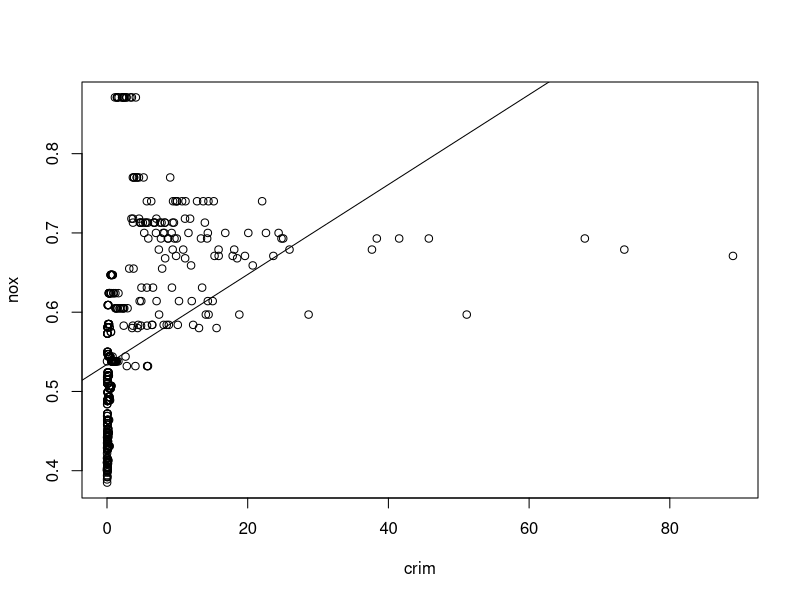
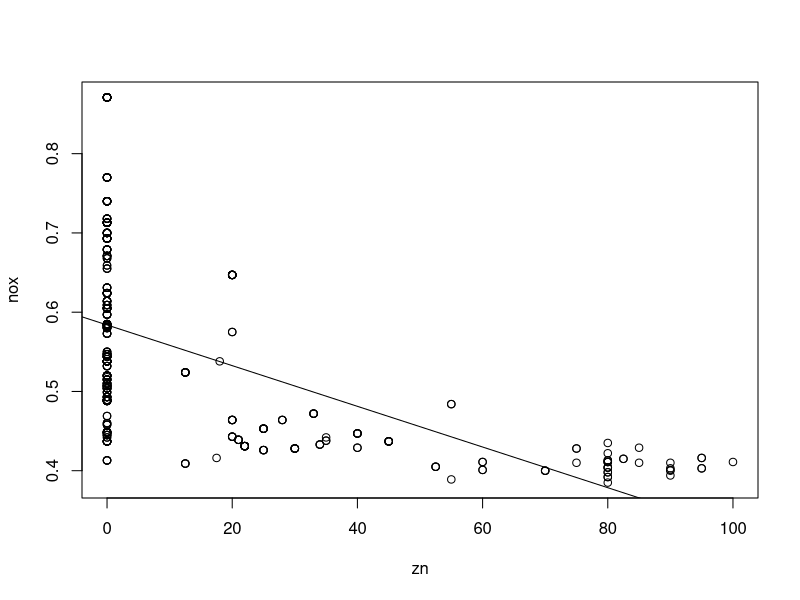
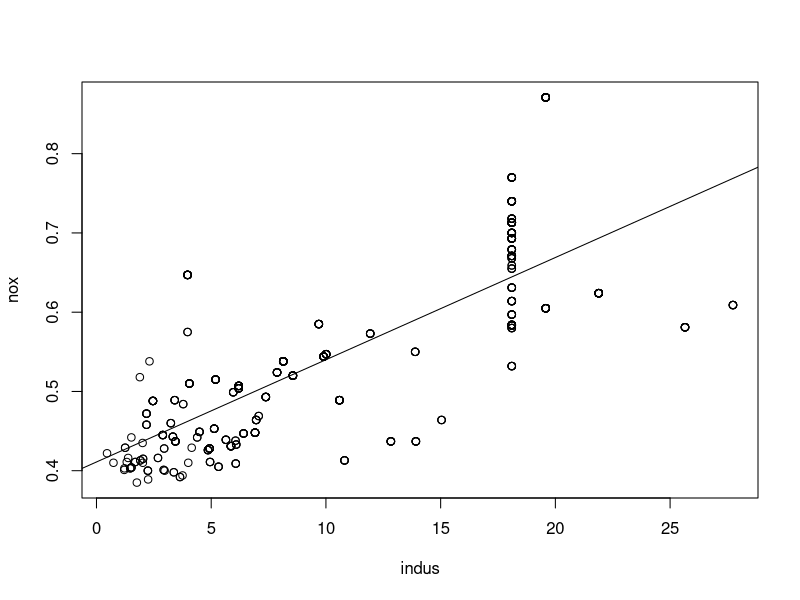
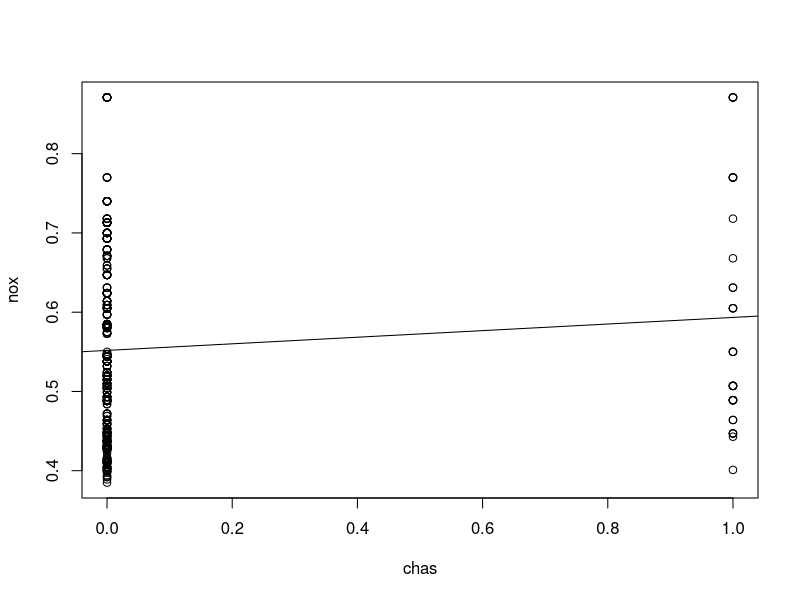
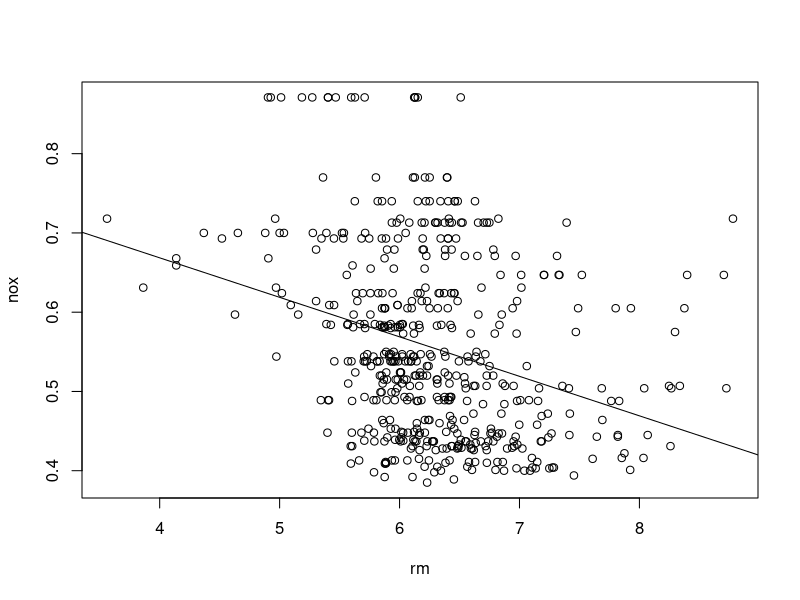
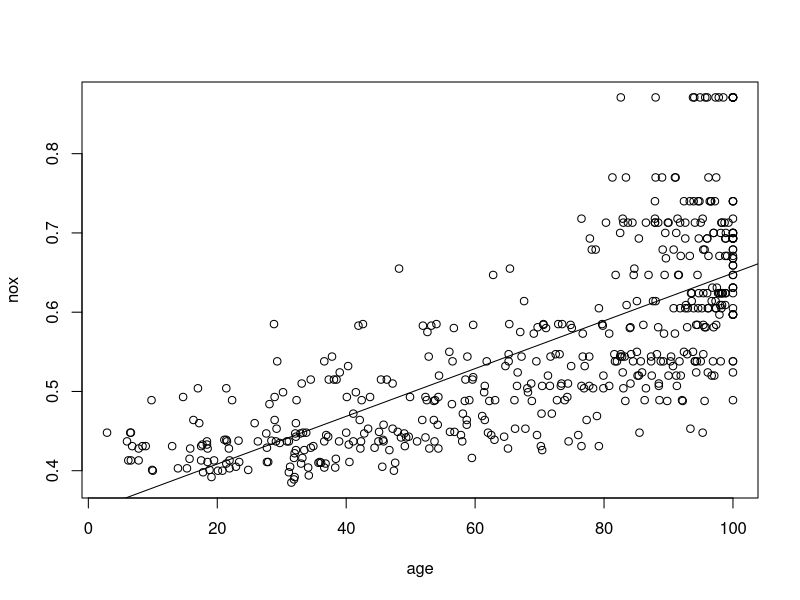
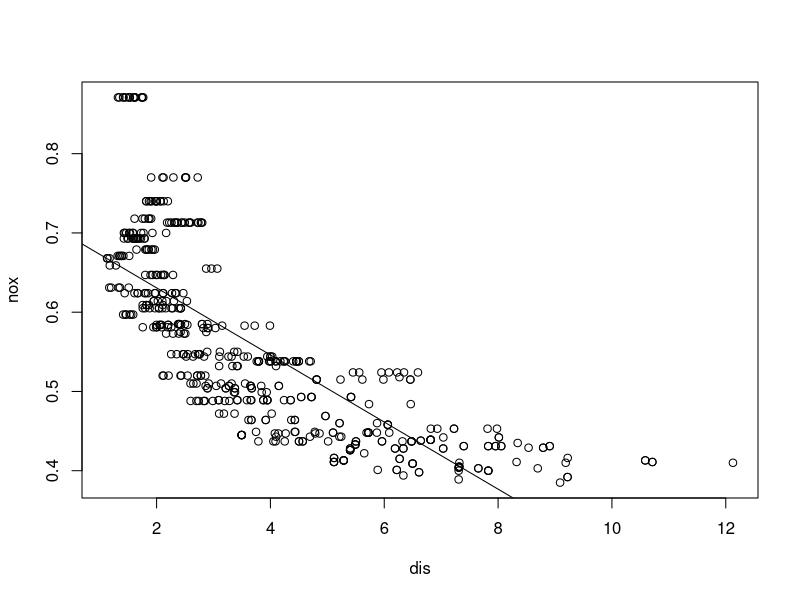
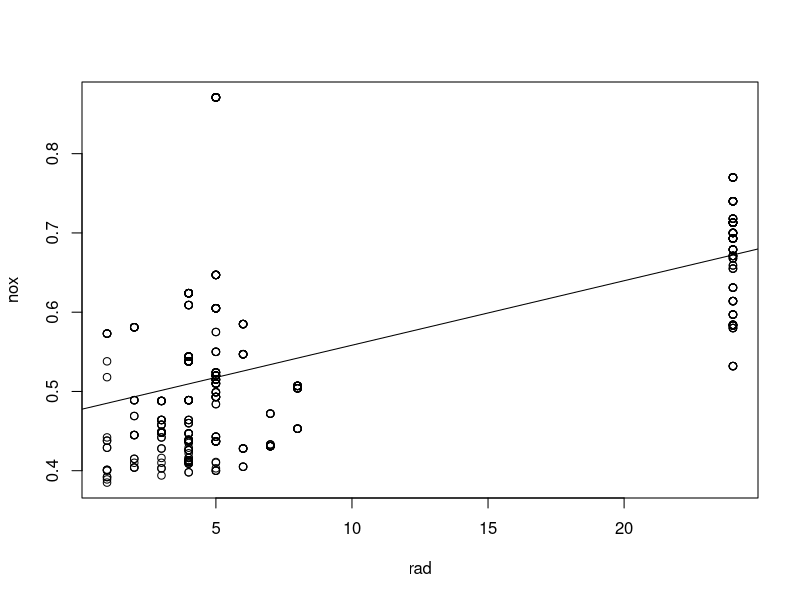

Generate these figures, in order, with R:
library(MASS)
?Boston
#Linear model function to make and plot models of everything on one value
#Basically the scrub version of pairs :-) 
RegressOnRest = function(df, num){
  
  #This part will determine our plot size
 # dims <- ceiling(sqrt(length(names(df))-1))
  #par(mfrow = c(dims, dims))
  
  #This part is to show all regression coefficients at the end
  coefficient <- c()
  
  #This part takes out the thing we're regressing on
  df2 <- df[,-num]
  
  #This part filters for only numeric columns
  numberCols <- sapply(df2, is.numeric)
  df2 <- df2[,numberCols]
  
  #This part loops through and regresses the new df on the value of the df specified
  #It will print a summary and plot each linear regression
  for (i in seq(1:ncol(df2)))
  {
    imodel <- lm(df[,num] ~ df2[,i])
    regressor <- names(df2)[i]
    print(sprintf("Regressing %s on %s", names(df[num]),regressor))
    print(summary(imodel))
    plot(df[,num] ~ df2[,i], xlab = names(df2)[i], ylab = names(df)[num])
    abline(imodel)
    coefficient <- c(coefficient, coefficients(imodel)[2])
  }
  #Puts some names on the coefficient values for the end
  names(coefficient) <- names(df2)
  return(coefficient)
}

RegressOnRest(Boston,5)

pairs(Boston)
